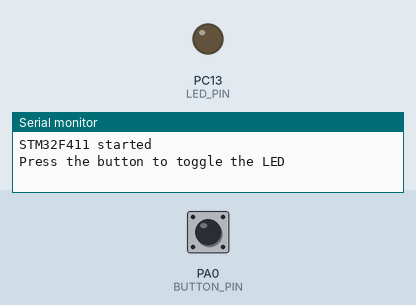
Recording of a sketch running on a simulated STM32 Black Pill. On the bench: output pins drawn as LEDs (lit = HIGH), the last lines printed to the serial monitor. Inputs (shaded band) come from the test bench; at power-on: PA0 (BUTTON_PIN) HIGH.

Above: at 2.2 s.
2.3 s: PA0 (BUTTON_PIN) pulled LOW for 0.15 s
3.9 s: PA0 (BUTTON_PIN) pulled LOW for 1 s
At 5.0 s:
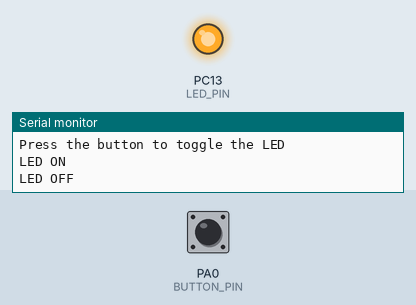
6.4 s: PA0 (BUTTON_PIN) pulled LOW for 3.2 s
At 6.9 s:
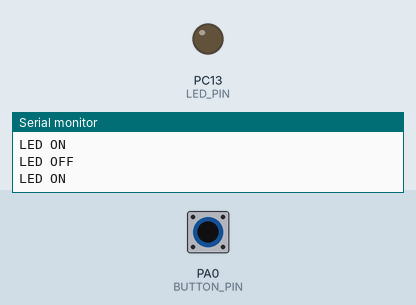
Timing chart, 0 to 9.4 s (numbered marks = the images above; inputs shaded):
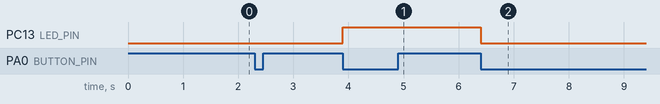

The sketch:

led-button.ino
```cpp
#define LED_PIN PC13
#define BUTTON_PIN PA0
bool ledState = false;
bool lastButtonState = HIGH;
void setup() {
  pinMode(LED_PIN, OUTPUT);
  pinMode(BUTTON_PIN, INPUT_PULLUP);
  digitalWrite(LED_PIN, LOW);  // LED ON
  Serial.begin(115200);
  delay(1000);
  Serial.println("STM32F411 started");
  Serial.println("Press the button to toggle the LED");
}
void loop() {
  bool buttonState = digitalRead(BUTTON_PIN);
  if (lastButtonState == HIGH && buttonState == LOW) {
    ledState = !ledState;
    digitalWrite(LED_PIN, ledState ? LOW : HIGH);
    if (ledState) {
      Serial.println("LED ON");
    } else {
      Serial.println("LED OFF");
    }
    delay(200);  // Simple debounce
  }
  lastButtonState = buttonState;
}
```

Measured:
- after the input at 3.9 s, PC13 (LED_PIN): LOW → HIGH at once
- after the input at 6.4 s, PC13 (LED_PIN): HIGH → LOW at once
